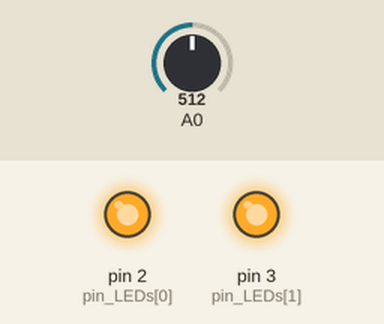
This sketch was run on a simulated Arduino Uno, built with avr-gcc and run on an emulated ATmega328P. On the bench: output pins drawn as LEDs (lit = HIGH). Dashed ring = blinking. The inputs (shaded band) are chosen by the test bench; at power-on: A0 = 512.

Above: at 1.2 s.
1.3 s: A0 set to 716
At 3.2 s:
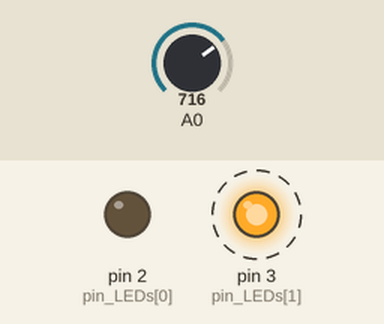
4.3 s: A0 set to 900
At 6.5 s:
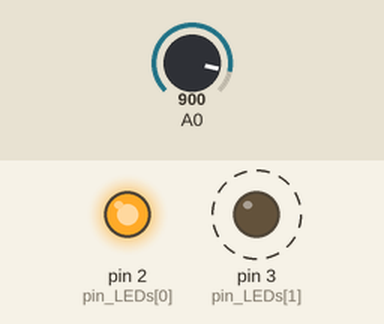
7.3 s: A0 set to 1023
Timing chart, 0 to 16.3 s (numbered marks = the images above; inputs shaded):
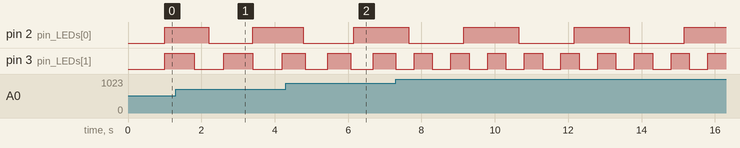

The sketch:

HW6_202355517.ino
```cpp
int pin_LEDs[] = {2, 3};  // LED 연결 핀
unsigned long time_previous[2], time_current;
unsigned long intervals[] = {1000, 1000};  // 점멸 간격
boolean LED_state[2] = {false};                 // LED

void setup() {
  pinMode(A0, INPUT);
  for (int i = 0; i < 2; ++i) {
    pinMode(pin_LEDs[i], OUTPUT);
    digitalWrite(pin_LEDs[i], LED_state[i]);
  }
  Serial.begin(9600);
  for (int i = 0; i < 2; ++i) {
    time_previous[i] = millis();  // 현재 시간
  }
}

void loop() {
  time_current = millis();
  // Serial.print("Current interval is ");
  // Serial.print(intervals[0]);
  // Serial.print(", ");
  // Serial.print(intervals[1]);
  // Serial.print(" ms.   ");
  // Serial.print("Current time is ");
  // Serial.print(time_current - time_previous[0]);
  // Serial.print(", ");
  // Serial.print(time_current - time_previous[1]);
  // Serial.println(" ms.");
  for (int i = 0; i < 2; ++i) {
    if (time_current - time_previous[i] >= intervals[i]) {
      time_previous[i] = time_current;  // 시작 시간 갱신
      LED_state[i] = !LED_state[i];           // LED 반전
      digitalWrite(pin_LEDs[i], LED_state[i]);
    }
  }
  int adc = analogRead(A0);                     // 가변저항 읽기
  intervals[0] = map(adc, 0, 1023, 500, 1500);  // 점멸 간격으로 변환
  intervals[1] = map(adc, 0, 1023, 1500, 500);  // 점멸 간격으로 변환
}
```

Measured:
- by itself, pin 2 (pin_LEDs[0]): alternates HIGH for 1.5 s and LOW for 1.5 s
- by itself, pin 3 (pin_LEDs[1]): alternates HIGH for 0.50 s and LOW for 0.50 s
